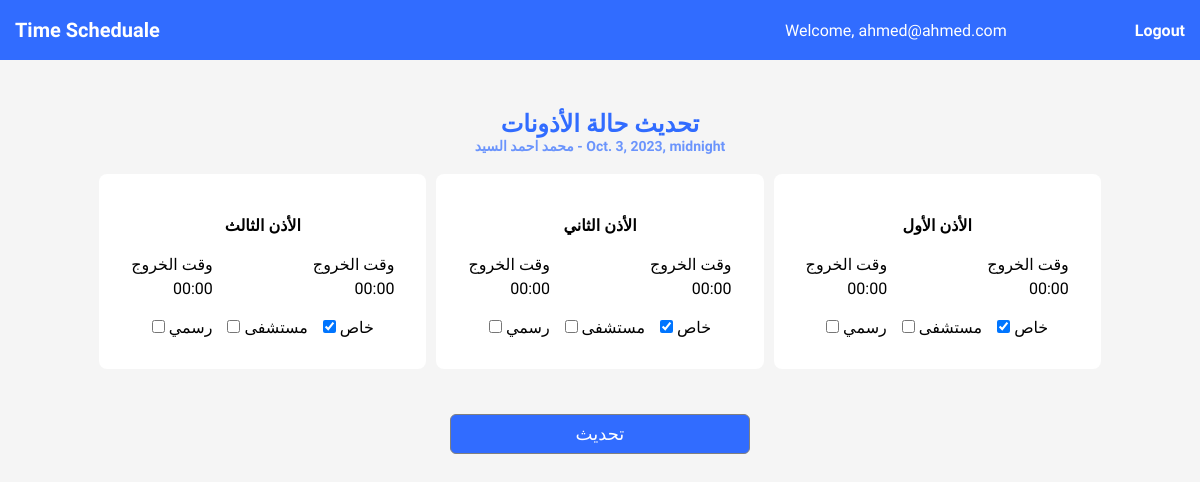
/permissions/permissions/4 (signed in), run on the app's committed database.
### accounts/models.py (models this page shows, shortened)
class UserAccount(AbstractBaseUser, PermissionsMixin):
    email = models.EmailField(max_length=255, unique=True)
    name = models.CharField(max_length=255)
    is_active = models.BooleanField(default=False)
    is_staff = models.BooleanField(default=False)
    is_data = models.BooleanField(default=False)
    is_permit = models.BooleanField(default=False)
    is_info = models.BooleanField(default=False)
    objects = UserAccountManager()
    USERNAME_FIELD = 'email'
    REQUIRED_FIELDS = ['name']

### employee/models.py (models this page shows, shortened)
class Employee(models.Model):
    name = models.CharField(max_length=300, null=True, blank=True)
    civil_id = models.CharField(max_length=300, null=True, blank=True)
    department = models.CharField(max_length=300, null=True, blank=True)
    enterance_time = models.TimeField(default=time(0,0) , null=True, blank=True)
    permission_leaving_time = models.TimeField(default=time(0,0), null=True, blank=True)
    permission_entering_time = models.TimeField(default=time(0,0), null=True, blank=True)
    is_permit_private_1 = models.BooleanField(default=True, null=True, blank=True)
    is_permit_hospital_1 = models.BooleanField(default=False, null=True, blank=True)
    is_permit_official_1 = models.BooleanField(default=False, null=True, blank=True)
    permission_leaving_time_2 = models.TimeField(default=time(0,0), null=True, blank=True)
    permission_entering_time_2 = models.TimeField(default=time(0,0), null=True, blank=True)
    is_permit_private_2 = models.BooleanField(default=True, null=True, blank=True)
    is_permit_hospital_2 = models.BooleanField(default=False, null=True, blank=True)
    is_permit_official_2 = models.BooleanField(default=False, null=True, blank=True)
    permission_leaving_time_3 = models.TimeField(default=time(0,0), null=True, blank=True)
    permission_entering_time_3 = models.TimeField(default=time(0,0), null=True, blank=True)
    is_permit_private_3 = models.BooleanField(default=True, null=True, blank=True)
    is_permit_hospital_3 = models.BooleanField(default=False, null=True, blank=True)
    is_permit_official_3 = models.BooleanField(default=False, null=True, blank=True)
    final_leaving_time = models.TimeField(default=time(0,0),null=True, blank=True)
    created_date = models.DateTimeField(default=timezone.now)

### permissions/views.py (the view, shortened to what this page needs)
# urls.py: path("permissions/<str:pk>", UpdateView.as_view(), name="permissions_update"),
class UpdateView(View):
    def get(self,request, pk):
        employee = Employee.objects.get(pk=pk)
        id = employee.id
        name = employee.name
        created_date = employee.created_date
        permission_leaving_time = employee.permission_leaving_time.strftime("%H:%M")
        permission_entering_time = employee.permission_entering_time.strftime("%H:%M")
        is_permit_private_1 = employee.is_permit_private_1
        is_permit_hospital_1 = employee.is_permit_hospital_1
        is_permit_official_1 = employee.is_permit_official_1
        permission_leaving_time_2 = employee.permission_leaving_time_2.strftime("%H:%M")
        permission_entering_time_2 = employee.permission_entering_time_2.strftime("%H:%M")
        is_permit_private_2 = employee.is_permit_private_2
        is_permit_hospital_2 = employee.is_permit_hospital_2
        is_permit_official_2 = employee.is_permit_official_2
        permission_leaving_time_3 = employee.permission_leaving_time_3.strftime("%H:%M")
        permission_entering_time_3 = employee.permission_entering_time_3.strftime("%H:%M")
        is_permit_private_3 = employee.is_permit_private_3
        is_permit_hospital_3 = employee.is_permit_hospital_3
        is_permit_official_3 = employee.is_permit_official_3
        context = {"id":id, "name":name, "created_date":created_date,   "permission_leaving_time":permission_leaving_time, "permission_entering_time":permission_entering_time,
                  "permission_leaving_time_2":permission_leaving_time_2,"permission_entering_time_2":permission_entering_time_2,
                  "permission_leaving_time_3":permission_leaving_time_3, "permission_entering_time_3":permission_entering_time_3,
                  "is_permit_private_1":is_permit_private_1, "is_permit_hospital_1":is_permit_hospital_1, "is_permit_official_1":is_permit_official_1,
                  "is_permit_private_2":is_permit_private_2, "is_permit_hospital_2":is_permit_hospital_2, "is_permit_official_2":is_permit_official_2,
                   "is_permit_private_3":is_permit_private_3, "is_permit_hospital_3":is_permit_hospital_3, "is_permit_official_3":is_permit_official_3 }
        return render(request, "permissions/update.html", context)

### templates/permissions/update.html (shortened to what this page needs)
{% extends 'base.html' %}
{% load static %}
{% block content %}
<link rel="stylesheet" href="{% static 'css/permissions_update.css' %}" />
{% include "navebar.html" %}
<div class="container">
    <h2>تحديث حالة الأذونات</h1>
    <h3>{{name}} - {{created_date}}</h3>
    <form method="POST" action="{% url "permissions_update" id %}" dir="rtl">
        <div class = "wrapper">
            <div class="permissions">
                <div class="permission-lable">
                    <p>الأذن الأول</p>
                </div>
                <div class="row">
                    <div class="input-item">
                        <p>وقت الخروج</p>
                        <p>{{permission_leaving_time}}</p>
                    </div>
                    <div class="input-item">
                        <p>وقت الخروج</p>
                        <p>{{permission_entering_time}}</p>
                    </div>
                </div>
                <div class = "input-permissions">
                   <div>
                        <label for="private1">خاص</label>
                        <input type="checkbox" name="private1" value="{{ is_permit_private_1 }}" {% if is_permit_private_1 %}checked{% endif %}>
                   </div>
                    <div>
                        <label for="hospital1">مستشفى</label>
                        <input type="checkbox"  name="hospital1" value="{{ is_permit_hospital_1 }}" {% if is_permit_hospital_1 %}checked{% endif %}>
                    </div>
                    <div>
                        <label for="official1">رسمي</label>
                        <input type="checkbox"  name="official1" value="{{ is_permit_official_1 }}" {% if is_permit_official_1 %}checked{% endif %}>
                    </div>
                </div>
           </div>
            <div class="permissions">
                <div class="permission-lable">
                    <p>الأذن الثاني</p>
                </div>
                <div class="row">
                    <div class="input-item">
                        <p>وقت الخروج</p>
                        <p>{{permission_leaving_time_2}}</p>
                    </div>
                    <div class="input-item">
                        <p>وقت الخروج</p>
                        <p>{{permission_entering_time_2}}</p>
                    </div>
                </div>
                <div class = "input-permissions">
                   <div>
                        <label for="private2">خاص</label>
                        <input type="checkbox" name="private2" value="{{ is_permit_private_2 }}" {% if is_permit_private_2 %}checked{% endif %}>
                   </div>
                    <div>
                        <label for="hospital2">مستشفى</label>
                        <input type="checkbox"  name="hospital2" value="{{ is_permit_hospital_2 }}" {% if is_permit_hospital_2 %}checked{% endif %}>
                    </div>
                    <div>
                        <label for="official2">رسمي</label>
                        <input type="checkbox"  name="official2" value="{{ is_permit_official_2 }}" {% if is_permit_official_2 %}checked{% endif %}>
                    </div>
                </div>
           </div>
            <div class="permissions">
                <div class="permission-lable">
                    <p>الأذن الثالث</p>
                </div>
                <div class="row">
                    <div class="input-item">
                        <p>وقت الخروج</p>
                        <p>{{permission_leaving_time_3}}</p>
                    </div>
                    <div class="input-item">
                        <p>وقت الخروج</p>
                        <p>{{permission_entering_time_3}}</p>
                    </div>
                </div>
                <div class = "input-permissions">
                   <div>
                        <label for="private3">خاص</label>
                        <input type="checkbox" name="private3" value="{{ is_permit_private_3 }}" {% if is_permit_private_3 %}checked{% endif %}>
                   </div>
                    <div>
                        <label for="hospital3">مستشفى</label>
                        <input type="checkbox"  name="hospital3" value="{{ is_permit_hospital_3 }}" {% if is_permit_hospital_3 %}checked{% endif %}>
                    </div>
                    <div>
                        <label for="official3">رسمي</label>
                        <input type="checkbox"  name="official3" value="{{ is_permit_official_3 }}" {% if is_permit_official_3 %}checked{% endif %}>
                    </div>
                </div>
           </div>
        </div>
        <div class="button">
            <button type="submit">تحديث</button>
        </div>
    </form>
</div>
{% endblock content %}

### templates/navebar.html
{% load static %}
<link rel="stylesheet" href="{% static 'css/nav.css' %}" />
<div class="nav-container">
  <h1>Time Scheduale</h1>
  <div class="user">
    {% if user.is_authenticated  %}
    <p>Welcome, {{user.email}}</p>
    {% endif %}
    <a href="{% url 'logout_page' %}">Logout</a>
  </div>
</div>

### static/css/permissions_update.css (style rules this page uses)
* { box-sizing: border-box; padding: 0; margin: 0; }
body { background-color: #f5f5f5; font-family: "Crete Round", serif; font-family: "Signika Negative", sans-serif; height: 100vh; }
.container { display: flex; justify-content: center; align-items: center; flex-direction: column; justify-content: flex-start; padding-top: 50px; }
.container h2 { color: rgba(49, 108, 255, 255); }
.container h3 { opacity: 0.7; font-size: 14px; color: rgba(49, 108, 255, 255); }
.container .permission-lable { width: 60%; margin-top: 10px; text-align: center; color: black; font-weight: 700; }
.container form { margin-top: 15px; display: flex; flex-direction: column; justify-content: center; align-items: center; gap: 10px; }
.container .wrapper { display: flex; flex-direction: row; }
.container .permissions { background-color: white; display: flex; flex-direction: column; justify-content: center; align-items: center; gap: 20px; padding: 2rem; border-radius: 8px; margin: 5px; }
.permissions .input-permissions { display: flex; flex-direction: row; gap: 15px; }
form .row { display: flex; flex-direction: row; gap: 100px; justify-content: center; align-items: center; }
form .row .input-item { display: flex; flex-direction: column; justify-content: center; align-items: flex-start; gap: 5px; }
.container .button { width: 100%; display: flex; align-items: center; justify-content: center; margin-top: 30px; }
.button button { margin-top: 0 auto; display: block; width: 300px; height: 40px; background-color: rgba(49, 108, 255, 255); border-radius: 6px; color: white; font-size: 18px; border: 0.8px solid gray; }

### static/css/nav.css (style rules this page uses)
.nav-container { background-color: rgba(49, 108, 255, 255);; height: 60px; margin: 0; padding: 0; box-sizing: border-box; display: flex; flex-direction: row; align-items: center; color: white; justify-content: space-between; padding-left: 15px; padding-right: 15px; }
.nav-container h1 { margin: 0; padding: 0; font-size: 20px; font-family: 700; }
.nav-container .user { display: flex; flex-direction: row; justify-content: space-between; align-items: center; min-width: 400px; font-weight: 300; }
.nav-container .user a { text-decoration: none; color: white; font-weight: 700; }

### data on the page
UserAccount: email "ahmed@ahmed.com"
Employee: name "محمد احمد السيد", created_date "Oct. 3, 2023, midnight"

### other printed values
{{ permission_leaving_time }} "00:00"
{{ permission_entering_time }} "00:00"
{{ permission_leaving_time_2 }} "00:00"
{{ permission_entering_time_2 }} "00:00"
{{ permission_leaving_time_3 }} "00:00"
{{ permission_entering_time_3 }} "00:00"
